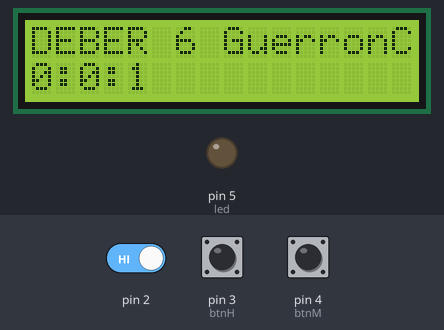
A sketch run on a simulated Arduino Uno, built with avr-gcc and run on an emulated ATmega328P. On the bench: 16×2 character LCD, output pins drawn as LEDs (lit = HIGH). The inputs (shaded band) are chosen by the test bench; at power-on: pin 2 HIGH, pin 3 (btnH) LOW, pin 4 (btnM) LOW. What the sketch prints to the serial monitor is not drawn.

Above: at 1.6 s.
1.7 s: pin 2 driven LOW
3.2 s: pin 2 driven HIGH
At 4.8 s:
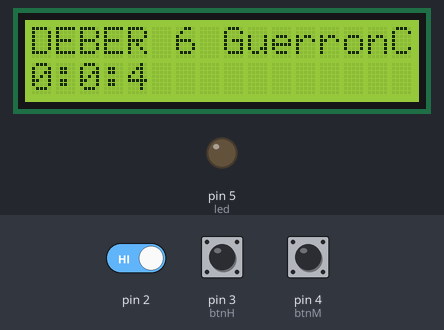
5.5 s: pin 3 (btnH) pulled HIGH for 1.25 s
At 6.7 s:
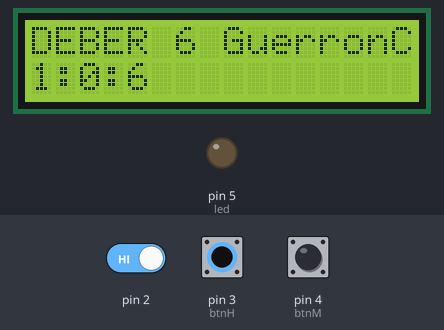
8.5 s: pin 4 (btnM) pulled HIGH for 1.25 s
At 9.8 s:
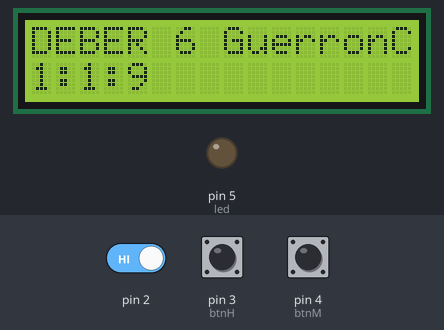
11.5 s: pin 3 (btnH) pulled HIGH for 1.25 s
At 12.5 s:
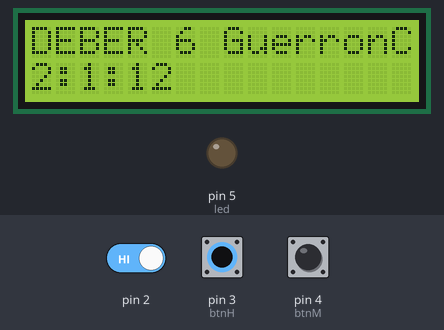
14.5 s: pin 4 (btnM) pulled HIGH for 1.25 s
At 15.8 s:
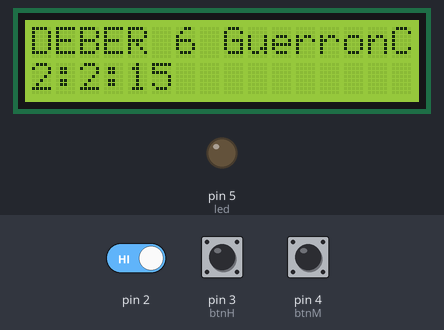
Timing chart, 0 to 17.5 s (numbered marks = the images above; inputs shaded):
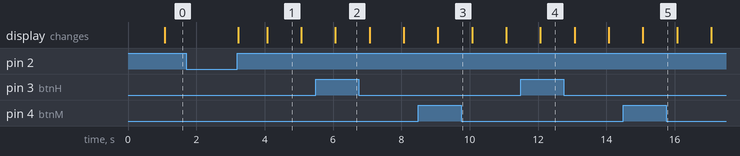

The sketch:

GuerronCarlos_Deber6.ino
```cpp
/*
 *          DEBER 6
 * Nombre: Carlos Guerrón
 * Fecha: 09/12/2020
 * Objetivo: Realizar un reloj con alarma ingresada por comunicación serial.  Los números sean vistos en displays.
 *
 */
#include<LiquidCrystal.h>
#include<MsTimer2.h>

LiquidCrystal lcd (13,12,11,10,9,8);

int segundos=0;  // variables que usamos para el reloj
int minutos=0;
int horas=0;
int btnH = 3; //Valores de pindes los botenes para igualar hora en reloj
int btnM = 4;
int led=5; // led que muestra la alarma
String alarmHrs;  //Dato que seran ingresado por cx serial para la alarma
String alarmMin;
int hAlarm=70;  // variable para incializar las horas dela alarma
int mAlarm=70;  // variable para inicialziar los minutos de la alarma
int onOff=0; // variable para el encendido del sistema
int i=0; // variable para secuencia de luz de la alarma

void setup() {
  lcd.begin(16,2);  //inicializamos lcd
  Serial.begin(9600);  //iniciamos la cx serial
  Serial.println("       Deber 6  ");
  Serial.println("Carlos Guerron");
  Serial.println("Alarma: ");
  MsTimer2::set(1000,reloj);  // declaramos el timer 2 con el emtodo reloj
  MsTimer2::start();
  attachInterrupt(0,actAlarm,LOW);  //activamos una interrupcion
  pinMode(led,OUTPUT);
  pinMode(btnH,INPUT);
  pinMode(btnM,INPUT);
}

void loop() {
if(onOff==1){
  if(Serial.available()>0){
    alarmHrs=Serial.readString();
    hAlarm=alarmHrs.toInt();
    if(hAlarm<24)
    Serial.println("Hora registrada.");
    else
    Serial.println("Ingrese valores hasta 23 horas");
    }
  }
  if(onOff==2){
    if(Serial.available()>0){
    alarmMin=Serial.readString();
    mAlarm=alarmMin.toInt();
    if(mAlarm<60)
    Serial.println("Minutos registrados.");
    else
    Serial.println("Ingrese valores hasta 59 minutos");

    }
  }
  if(hAlarm==horas && mAlarm==minutos){
    while(i<15){
      digitalWrite(led,HIGH);
      delay(700);
      digitalWrite(led,LOW);
      delay(700);
      i++;
      }
    }

}

void actAlarm(){
  switch(onOff){
    case 0:
    Serial.println("Horas: ");
    onOff++;
    i=0;
    break;
    case 1:
    Serial.println("");
    Serial.println("Minutos: ");
    onOff++;
    break;
    case 2:
    Serial.println("");
    Serial.println("Fin de Configuracion");
    hAlarm=70;
    mAlarm=70;
    onOff=0;
    break;
    }
  }

void reloj(){
  if(segundos<60)
  segundos++;
  else{
    segundos=0;
    if(minutos<60)
    minutos++;
    else{
      minutos=0;
      if(horas<24)
      horas++;
      else
      horas=0;
      }
    }
    if(digitalRead(btnH)==HIGH){
      if(horas<24)
      horas++;
      else
      horas=0;
      }

    if(digitalRead(btnM)==HIGH){
      if(minutos<60)
      minutos++;
      else
      minutos=0;
      }
    lcd.clear();
    lcd.setCursor(0,0);
    lcd.print("DEBER 6 GuerronC");
    lcd.setCursor(0,1);
    lcd.print(String(horas)+String(":")+String(minutos)+String(":")+String(segundos));
  }
```

Measured:
- after the input at 1.7 s, every drawn part: stays the same
- after the input at 3.2 s, the display: first changes at once (image 1 shows a later state)
- what the display in image 1 shows lasts 1.0 s, from 4.1 s to 5.1 s
